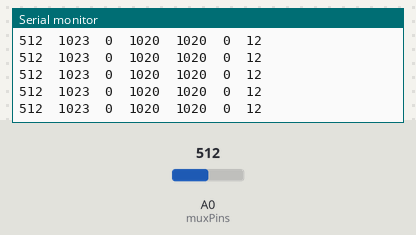
A sketch run on a simulated Arduino Uno, built with avr-gcc and run on an emulated ATmega328P. Parts: the last lines printed to the serial monitor. The test bench sets the inputs (shaded band); at power-on: A0 (muxPins) = 512.

Above: at 1.2 s.
1.3 s: A0 (muxPins) set to 11
At 2.4 s:
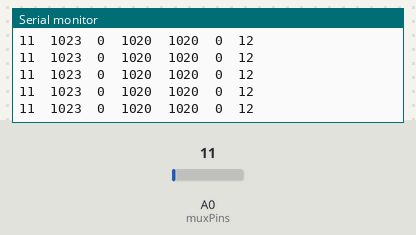
4.3 s: A0 (muxPins) set to 8
At 5.1 s:
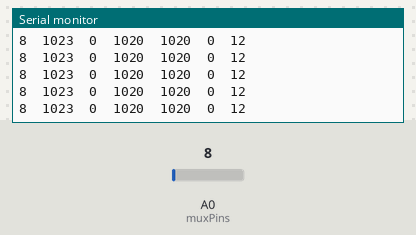
Timing chart, 0 to 7.3 s (numbered marks = the images above; inputs shaded):
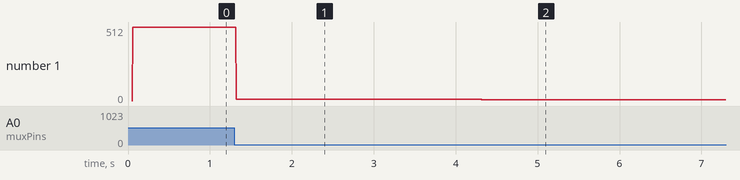

The sketch:

Piano2Midi_Slave_Sender.ino
```cpp
//measures analog inputs and stores any triggers as 3 byte messages in FIFO array
//initially triggers are on/off, no velocity
//returns midi messages upon request from master

#include <QueueArray.h>  //for managing midi FIFO buffer
#include <Wire.h>        //for I2C
#include <TimerOne.h>    //for managing interrupt
#include <EEPROM.h>      //for storing calibration data


//CONFIG
#define ADDRESS 0
/* addresses are the octave the sensor is responsible for; 0=lowest, 8=highest.
   We are actually using 7 boards from C1 to B7 (we won't bother with A0,A#0,B0 & C8)
   1 = C1 to B1  = MIDI notes 24 to 35
   2 = C2 to B2  = MIDI notes 36 to 47
   3 = C3 to B3  = MIDI notes 48 to 59
   4 = C4 to B4  = MIDI notes 60 to 71
   5 = C5 to B5  = MIDI notes 72 to 83
   6 = C6 to B6  = MIDI notes 84 to 95
   7 = C7 to B7  = MIDI notes 96 to 107
*/

#define MIDIBUFFERSIZE 24
/* this is the size of the MIDI message buffer, where midi messages are temporarily
   stored until sending over I2C at an appropriate time. Default = TBC
*/

#define INTERRUPTPERIOD 1000 //1 milliseconds ~ 1000Hz. A 'fast' piano keypress is estimated to take 2.5ms
//see curves here: https://focusritedevelopmentteam.wordpress.com/2012/10/04/or-it-is-the-sound/

//END CONFIG

#define A 2
#define B 3
#define C 4
#define D 5
#define TVCC 6

// defines for setting and clearing register bits (for faster ADC)
#ifndef cbi
#define cbi(sfr, bit) (_SFR_BYTE(sfr) &= ~_BV(bit))
#endif
#ifndef sbi
#define sbi(sfr, bit) (_SFR_BYTE(sfr) |= _BV(bit))
#endif

const byte velocityLookup[100] = {
  127, 127, 127, 127, 108, 97, 89, 83, 78, 73,
  70, 66, 64, 61, 58, 56, 54, 52, 51, 49,
  47, 46, 44, 43, 42, 41, 39, 38, 37, 36,
  35, 34, 33, 32, 31, 31, 30, 29, 28, 27,
  27, 26, 25, 25, 24, 23, 23, 22, 21, 21,
  20, 20, 19, 19, 18, 18, 17, 16, 16, 16,
  15, 15, 14, 14, 13, 13, 12, 12, 11, 11,
  11, 10, 10, 9, 9, 9, 8, 8, 8, 7,
  7, 7, 6, 6, 5, 5, 5, 4, 4, 4,
  4, 3, 3, 3, 2, 2, 2, 1, 1
};
const byte muxPins[] = {15, 14, 13, 12, 11, 10, 5, 4, 3, 2, 1, 0}; //this will change on future boards
const byte pollOrder[] = {0, 6, 1, 7, 2, 8, 3, 9, 4, 10, 5, 11};
const boolean whiteKey[] = {1, 0, 1, 0, 1, 1, 0, 1, 0, 1, 0, 1};
const byte midiNote[] = {
  (ADDRESS + 2) * 12 + 0,
  (ADDRESS + 2) * 12 + 1,
  (ADDRESS + 2) * 12 + 2,
  (ADDRESS + 2) * 12 + 3,
  (ADDRESS + 2) * 12 + 4,
  (ADDRESS + 2) * 12 + 5,
  (ADDRESS + 2) * 12 + 6,
  (ADDRESS + 2) * 12 + 7,
  (ADDRESS + 2) * 12 + 8,
  (ADDRESS + 2) * 12 + 9,
  (ADDRESS + 2) * 12 + 10,
  (ADDRESS + 2) * 12 + 11
};

int sensorReading[12] = {0};

//used during calibration
boolean calibrateSensors = false;
int maxSensorReading[12] = {0, 0, 0, 0, 0, 0, 0, 0, 0, 0, 0, 0};
int minSensorReading[12] = {1023, 1023, 1023, 1023, 1023, 1023, 1023, 1023, 1023, 1023, 1023, 1023};
int uThreshold[12] = {511, 511, 511, 511, 511, 511, 511, 511, 511, 511, 511, 511};
int lThreshold[12] = {511, 511, 511, 511, 511, 511, 511, 511, 511, 511, 511, 511};
byte noteTimer[12] = {0, 0, 0, 0, 0, 0, 0, 0, 0, 0, 0, 0};

boolean noteStates[12] = {0};

struct midiMessage {
  byte type;
  byte val1;
  byte val2;
};

QueueArray <midiMessage> midiBuffer;

void setup() {
  delay(50 + ADDRESS * 50);                 // wait for master and lower numbered slaves to become established, then...
  Wire.begin(ADDRESS);                      // join i2c bus with chosen address
  Wire.setClock(400000L);                   // comment if failure at high rates
  Wire.onRequest(requestEvent);             // register event
  Wire.onReceive(receiveEvent);             // register event (for calibration)
  Timer1.initialize(INTERRUPTPERIOD);       //delay time between sensor sweeps (1ms)
  Timer1.attachInterrupt(pollSensors);
  Serial.begin(115200);                     //serial for debugging
  //set up pins
  for (int i = 2; i < 7; i++) {
    pinMode(i, OUTPUT);  //mux A,B,C,D and TVCC (voltage supply for the output LED mux)
  }
  digitalWrite(TVCC, LOW);
  loadCalibration();  //loads calibration data from EEPROM

  // set prescale to 8 (9uS per analogRead)
  // cbi(ADCSRA,ADPS2) ;
  // sbi(ADCSRA,ADPS1) ;
  // sbi(ADCSRA,ADPS0) ;
  // set prescale to 16 (16uS per analogRead)
  sbi(ADCSRA, ADPS2) ;
  cbi(ADCSRA, ADPS1) ;
  cbi(ADCSRA, ADPS0) ;
}

void loop() {
  if (Serial) {
    printSensorData();
  }
}

// function that executes whenever data is requested by master
// this function is registered as an event, see setup()
void requestEvent() {
  if (!midiBuffer.isEmpty()) {
    midiMessage MM = midiBuffer.dequeue();  //is this unnecessary?
    byte midiOut[] = {MM.type, MM.val1, MM.val2};                     //can reduce this to two bytes. one has the note value 0-127 and the on/off bit, the other has the velocity
    Wire.write(midiOut, 3);
  } else {
    Wire.write(0); //meaning we have no data
    Wire.write(0);
    Wire.write(0);
  }
}

void receiveEvent(int howMany) {
  while (Wire.available()) { // loop through all but the last
    char type = Wire.read(); // receive byte as a character
    if (type == 'c') {    //"calibrate"
      for (int i = 0; i < 12; i++) {
        maxSensorReading[i] = 0;
        minSensorReading[i] = 1023;
        uThreshold[i] = 511;
        lThreshold[i] = 511;
      }
      calibrateSensors = true;
    } else if (type == 'e') {  //"end calibrate"
      calibrateSensors = false;
      saveCalibration();  //save calibration data to EEPROM
    }
  }
}

void loadCalibration() {
  noInterrupts();
  //load calibration data from eeprom
  for (int i = 0; i < 12; i++) {
    lThreshold[i] = EEPROM.read(i) << 2;      //lower thresholds stored in EEPROM addresses 0-11
  }
  for (int i = 0; i < 12; i++) {
    uThreshold[i] = EEPROM.read(i + 12) << 2; //upper thresholds stored in EEPROM addresses 12-23
  }
  interrupts();
}

void saveCalibration() {
  noInterrupts();
  //save calibration data to EEPROM - we lose a couple of bits accuracy in the process
  for (int i = 0; i < 12; i++) {
    EEPROM.write(i, lThreshold[i] >> 2);      //lower thresholds stored in EEPROM addresses 0-11
  }
  for (int i = 0; i < 12; i++) {
    EEPROM.write(i + 12, uThreshold[i] >> 2); //upper thresholds stored in EEPROM addresses 12-23
  }
  interrupts();
}
```

pollSensors.ino
```cpp
/*function that executes every 1ms (?TBC?) to read sensor data.
   we do not switch on the LED (TVCC) on black keys, instead relying on reflected light from the white keys/ambient light (this is a bad idea).
   This inverts the response on the black keys, which will be low->high, instead of high->low.
*/

void pollSensors() {
  for (int i = 0; i < 12; i++) {
    byte pin = pollOrder[i];

    //set multiplexer bits
    if (whiteKey[pin]) {
      PORTD = (muxPins[pin] << 2) + 64; //this line writes the multiplexer bits (muxPins[pin]<<2) and the TVCC bit (+64)
    } else {
      PORTD = (muxPins[pin] << 2);   //we don't write the TVCC bit for black keys - we leave the output IR LED off
    }

    //wait for LED to rise (and previous to fall) - this is not perfect and there is always residual light.
    delayMicroseconds(40);

    //get reading
    sensorReading[pin] = analogRead(A0);

    //work out new thresholds if we're calibrating
    if (calibrateSensors) {
      minSensorReading[pin] = min(minSensorReading[pin], sensorReading[pin]);
      maxSensorReading[pin] = max(maxSensorReading[pin], sensorReading[pin]);
      uThreshold[pin] = minSensorReading[pin] + (((maxSensorReading[pin] - minSensorReading[pin]) * 5) >> 3);
      lThreshold[pin] = minSensorReading[pin] + (((maxSensorReading[pin] - minSensorReading[pin]) * 3) >> 3);
    }

    if ((sensorReading[pin] <= uThreshold[pin]) && (sensorReading[pin] >= lThreshold[pin]) ) { //if between thresholds, add to the timer
      if (noteTimer[pin] < 99) {
        noteTimer[pin]++;
      }
    }

    //basic triggering; note On:
    if ((sensorReading[pin] < lThreshold[pin]) && (!noteStates[pin])) {
      noteStates[pin] = true;
      midiMessage noteEvent;
      if (whiteKey[pin]) {
        sendMessage(0x90, midiNote[pin], velocityLookup[noteTimer[pin]]); //Note on
      } else {
        sendMessage(0x80, midiNote[pin], 100); //Note off
      }
      noteTimer[pin] = 0;
    }

    //basic triggering; note Off:
    if ((sensorReading[pin] > uThreshold[pin]) && (noteStates[pin])) {
      noteStates[pin] = false;
      midiMessage noteEvent;
      if (whiteKey[pin]) {
        sendMessage(0x80, midiNote[pin], 100); //Note off
      } else {
        noteTimer[pin] = constrain(noteTimer[pin] * 2, 0, 99);
        sendMessage(0x90, midiNote[pin], velocityLookup[noteTimer[pin]]); //Note on
      }
      noteTimer[pin] = 0;
    }

    if (sensorReading[pin] < lThreshold[pin]) {
      noteTimer[pin] = 0;
    }
  }
}


void sendMessage(byte type, byte val1, byte val2) {
  midiMessage noteEvent;
  noteEvent.type = type;
  noteEvent.val1 = val1;
  noteEvent.val2 = val2;
  if (midiBuffer.count() < MIDIBUFFERSIZE) {
    midiBuffer.push(noteEvent);
  }
}
```

printSensorData.ino
```cpp
void printSensorData() {
//  for (int i = 0; i < 12; i++) {
//    Serial.print(sensorAnalogReadings[i]);
//    Serial.print("\t");
//  }
//  Serial.println();
  byte sensor=6;
  Serial.print(sensorReading[sensor]);
  Serial.print("\t");
  Serial.print(minSensorReading[sensor]);
  Serial.print("\t");
  Serial.print(maxSensorReading[sensor]);
  Serial.print("\t");
  Serial.print(uThreshold[sensor]);
  Serial.print("\t");
  Serial.print(lThreshold[sensor]);
  Serial.print("\t");
  Serial.print(noteTimer[sensor]);
  Serial.print("\t");

  if (!midiBuffer.isEmpty()) {
    midiMessage sneaky=midiBuffer.peek();
    Serial.print(midiBuffer.count());
  }

  Serial.println();
}
```

Measured:
- after the input at 1.3 s, the serial monitor: prints a new line at once (image 1)
- after the input at 4.3 s, the serial monitor: prints a new line at once (image 2)
- plotted number 1: 512 → 11 after the input at 1.3 s, 11 → 8 after the input at 4.3 s
